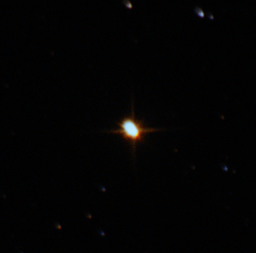
#> input picture DIY/DATA_DIY/noice_red/m46_good_done111.png, 256 x 253 px, shrunk from 1290 x 1277 before the run, found by its file name
$ python SVD_star_psnr_ssim.py
#> lines starting #> are read from the running program, lines starting #| are printed output that depends on the picture

import numpy as np
import cv2
import matplotlib.pyplot as plt
from skimage.metrics import structural_similarity as ssim
from skimage.metrics import peak_signal_noise_ratio as psnr

# -------------------------------------------------------------
# 1. SVD Noise Reduction
# -------------------------------------------------------------
def svd_noise_reduction(image, rank):
    U, S, Vt = np.linalg.svd(image, full_matrices=False)
    S_reduced = np.zeros_like(S)
    S_reduced[:rank] = S[:rank]
    recon = U @ np.diag(S_reduced) @ Vt
    return np.clip(recon, 0, 255).astype(np.uint8)

# -------------------------------------------------------------
# 2. Add Gaussian Noise
# -------------------------------------------------------------
def add_gaussian_noise(image, mean=0, sigma=20):
    noise = np.random.normal(mean, sigma, image.shape)
    noisy = image + noise
    return np.clip(noisy, 0, 255).astype(np.uint8)

# -------------------------------------------------------------
# 3. Load CLEAN image
# -------------------------------------------------------------
clean = cv2.imread("m46_good_done111.png", cv2.IMREAD_GRAYSCALE)
#> clean: shape (253, 256); min 0, max 226, mean 2.7
clean_f = clean.astype(np.float64)

# Make noisy image
noisy = add_gaussian_noise(clean, sigma=30)
#> in add_gaussian_noise, `noisy = image + noise`:
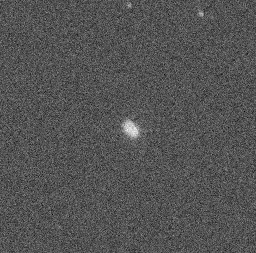
#> noisy: shape (253, 256) float64; min -143.6, max 299.2, mean 2.5; drawn with min black and max white
#> in add_gaussian_noise, `return np.clip(noisy, 0, 255).astype(np.uint8)`:
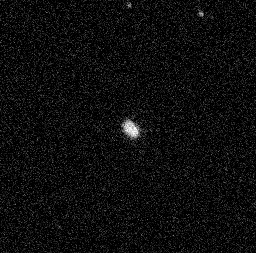
#> returned value: shape (253, 256); min 0, max 255, mean 13.3
noisy_f = noisy.astype(np.float64)

# -------------------------------------------------------------
# 4. Baseline: CLEAN vs NOISY
# -------------------------------------------------------------
psnr_noisy = psnr(clean_f, noisy_f, data_range=255)
#> psnr_noisy = 21.73
ssim_noisy = ssim(clean_f, noisy_f, data_range=255)
#> ssim_noisy = 0.0637
print("================================")
print(" CLEAN vs NOISY")
print("================================")
print(f"PSNR = {psnr_noisy:.2f} dB")
#| PSNR = 21.73 dB
print(f"SSIM = {ssim_noisy:.4f}\n")
#| SSIM = 0.0637

# -------------------------------------------------------------
# 5. CLEAN vs SVD-DENOISED for multiple ranks
# -------------------------------------------------------------
psnr_values = []
ssim_values = []
ranks = []
for r in range(1,150):
    den = svd_noise_reduction(noisy, r).astype(np.float64)

    p = psnr(clean_f, den, data_range=255)
    s = ssim(clean_f, den, data_range=255)

    psnr_values.append(p)
    ssim_values.append(s)

    print(f"Rank {r}: PSNR = {p:.2f} dB, SSIM = {s:.4f}")
    ranks.append(r)
#> this loop made 149 passes
#> (p, s) on passes 1 to 12: (26.22, 0.352), (27.23, 0.279), (27.27, 0.271), (27.29, 0.266), (27.15, 0.253), (26.99, 0.241), (26.85, 0.229), (26.71, 0.219), (26.58, 0.21), (26.46, 0.202), (26.34, 0.195), (26.23, 0.188)
#| Rank 1: PSNR = 26.22 dB, SSIM = 0.3518
#| Rank 2: PSNR = 27.23 dB, SSIM = 0.2791
#| Rank 3: PSNR = 27.27 dB, SSIM = 0.2713
#| Rank 4: PSNR = 27.29 dB, SSIM = 0.2660
#| Rank 5: PSNR = 27.15 dB, SSIM = 0.2528
#| Rank 6: PSNR = 26.99 dB, SSIM = 0.2410
#| Rank 7: PSNR = 26.85 dB, SSIM = 0.2293
#| Rank 8: PSNR = 26.71 dB, SSIM = 0.2194
#> (further printed lines are left out)
#> pass 1, in svd_noise_reduction, `U, S, Vt = np.linalg.svd(image, full_matrices=False)`:
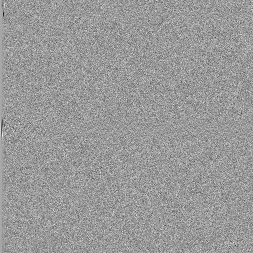
#> U: shape (253, 253) float64; min -0.504, max 0.332, mean 0.000309; drawn with min black and max white
#> pass 1, in svd_noise_reduction, `U, S, Vt = np.linalg.svd(image, full_matrices=False)`:
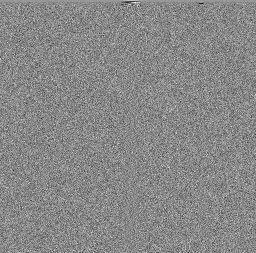
#> Vt: shape (253, 256) float64; min -0.419, max 0.365, mean 0.000341; drawn with min black and max white
#> pass 1, in svd_noise_reduction, `recon = U @ np.diag(S_reduced) @ Vt`:
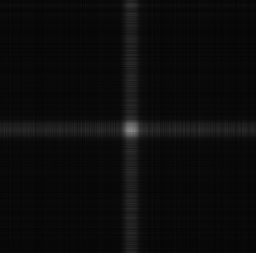
#> recon: shape (253, 256) float64; min 4.85, max 137.3, mean 11.8
#> after the loop, psnr_values = 149 values, max 27.29 at index 3, min 22.11 at index 148, mean 23.62; ranks = 149 values from 1 to 149; ssim_values = 149 values, max 0.352 at index 0, min 0.0685 at index 148, mean 0.105
# -------------------------------------------------------------
# 6. Plot PSNR and SSIM vs Rank
# -------------------------------------------------------------
plt.figure(figsize=(12,5))

# PSNR
plt.subplot(1, 2, 1)
plt.plot(ranks, psnr_values, marker='o', linestyle='--')
plt.title("PSNR vs Rank")
plt.xlabel("Rank")
plt.ylabel("PSNR (dB)")
plt.grid(True)

# SSIM
plt.subplot(1, 2, 2)
plt.plot(ranks, ssim_values, marker='o', linestyle='--')
plt.title("SSIM vs Rank")
plt.xlabel("Rank")
plt.ylabel("SSIM")
plt.grid(True)

plt.tight_layout()
plt.show()
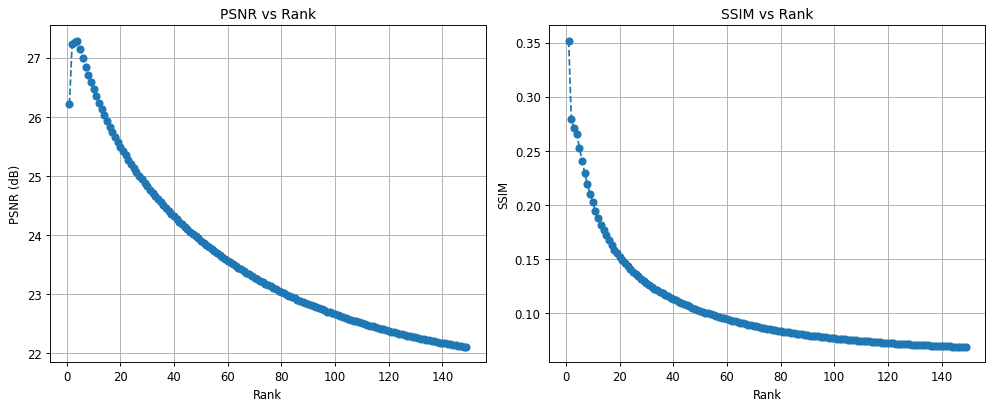
#> figure drawn by matplotlib, 2 panels; panel 1: curve peaks at x = 4, y = 27.29; panel 2: curve peaks at x = 1, y = 0.352


# reault
''' CLEAN vs NOISY
================================
PSNR = 21.67 dB
SSIM = 0.0201

Rank 5: PSNR = 27.05 dB, SSIM = 0.0909
Rank 10: PSNR = 26.92 dB, SSIM = 0.0858
Rank 15: PSNR = 26.78 dB, SSIM = 0.0809
Rank 20: PSNR = 26.64 dB, SSIM = 0.0768
Rank 30: PSNR = 26.39 dB, SSIM = 0.0700
Rank 50: PSNR = 25.96 dB, SSIM = 0.0604
'''

$ run again, with DIY/DATA_DIY/noice_red/noise22_img.png copied over DIY/DATA_DIY/noice_red/m46_good_done111.png
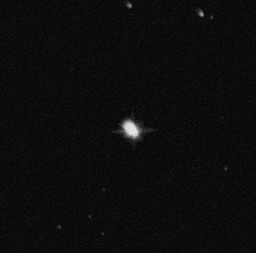
#> input picture DIY/DATA_DIY/noice_red/noise22_img.png, 256 x 253 px, shrunk from 1290 x 1277 before the run, found by its file name
#> clean is the input picture: shape (253, 256); min 1, max 233, mean 12.8
#> psnr_noisy = 21.21
#> ssim_noisy = 0.14
#| PSNR = 21.21 dB
#| SSIM = 0.1404
#> the loop `for r in range(1,150):` made 149 passes
#> (p, s) on passes 1 to 8: (26.91, 0.73), (30.03, 0.727), (29.97, 0.7), (29.81, 0.669), (29.44, 0.625), (29.09, 0.589), (28.77, 0.554), (28.49, 0.526)
#> (printed output is left out)
#> pass 1, in svd_noise_reduction, `recon = U @ np.diag(S_reduced) @ Vt`:
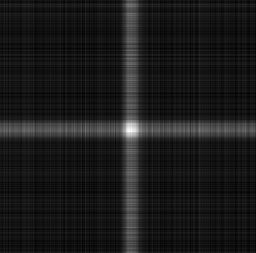
#> recon: shape (253, 256) float64; min 10.74, max 88.15, mean 18.8; drawn with min black and max white
#> after the loop `for r in range(1,150):`: psnr_values = 149 values, max 30.03 at index 1, min 21.69 at index 148, mean 23.75; ranks = 149 values from 1 to 149; ssim_values = 149 values, max 0.73 at index 0, min 0.153 at index 148, mean 0.242
#> `plt.show()`:
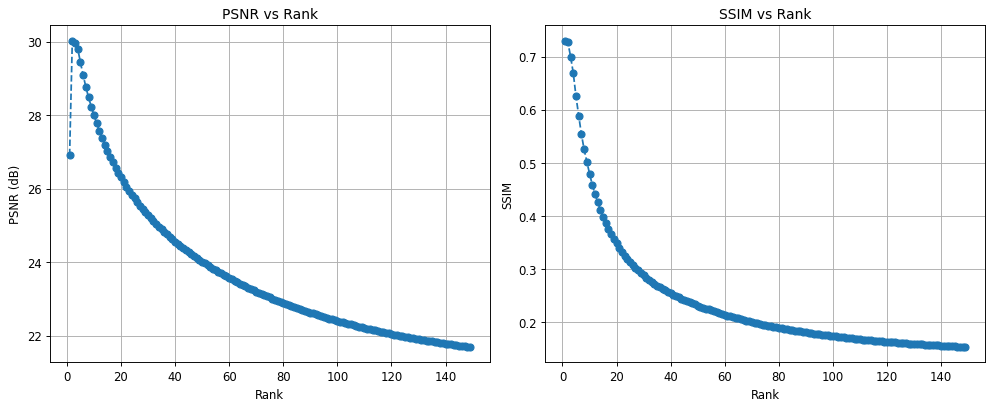
#> figure drawn by matplotlib, 2 panels; panel 1: curve peaks at x = 2, y = 30.03; panel 2: curve peaks at x = 1, y = 0.73
